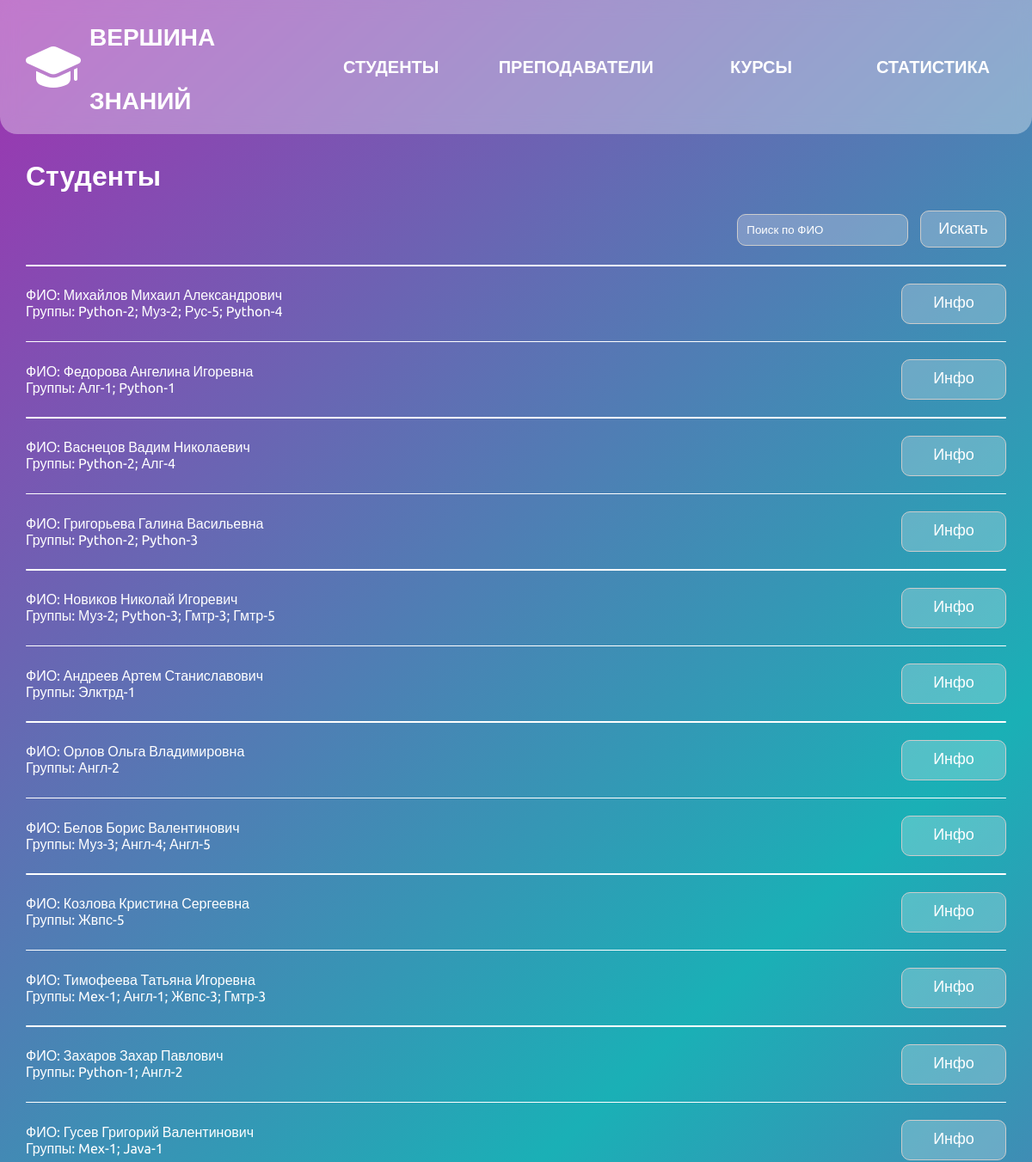
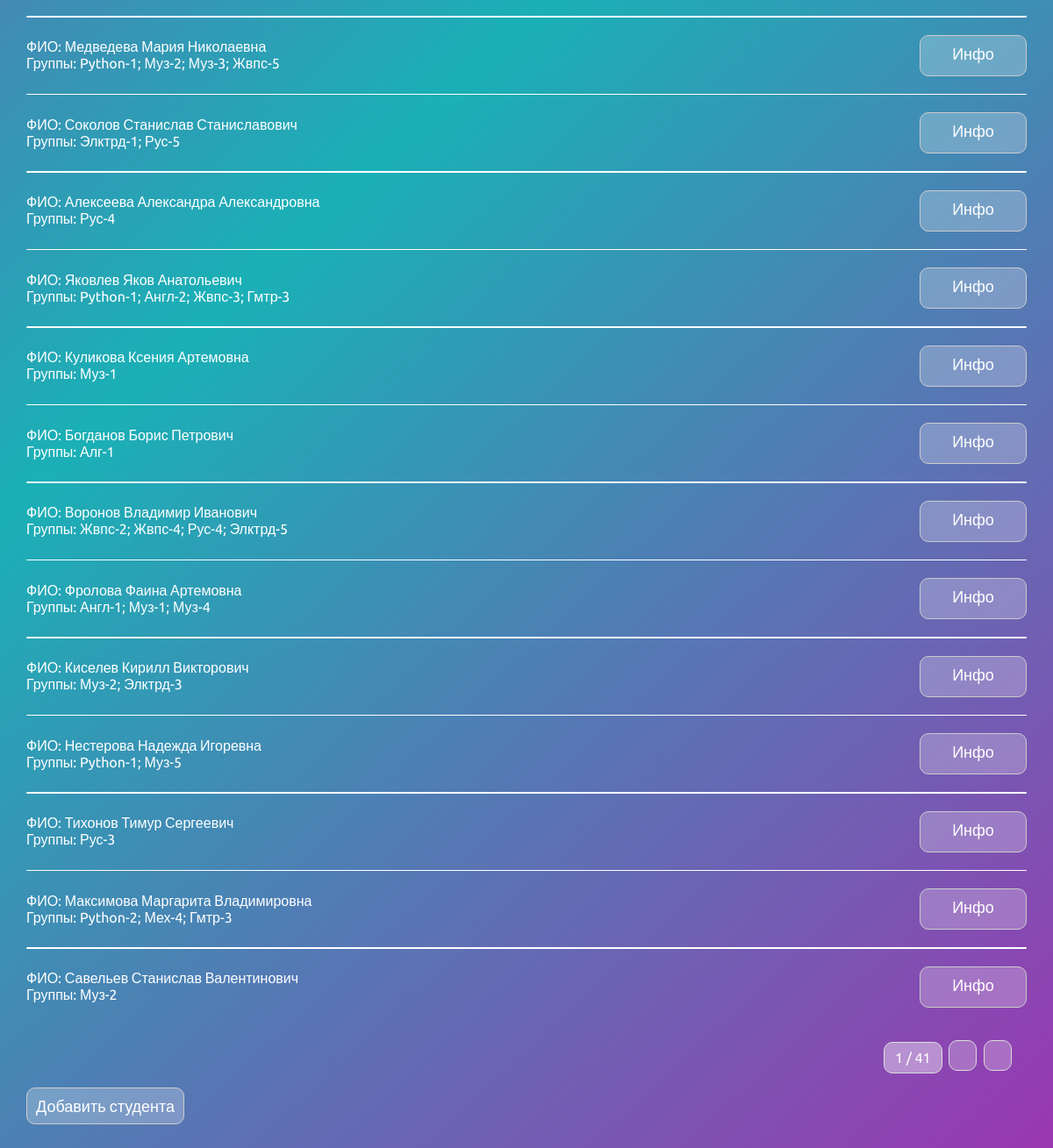
Page /view-students/ on the committed database (2 pictures, top to bottom).
### main/models.py (models this page shows, shortened)
class Student(models.Model):
    full_name = models.CharField(max_length=255)
    group = models.ManyToManyField('Group')

class Group(models.Model):
    group_name = models.CharField(max_length=255)
    course = models.ForeignKey(Course, on_delete=models.CASCADE)
    teacher = models.ForeignKey(Teacher, null=True, blank=True, on_delete=models.SET_NULL)
    def __str__(self):
        return self.group_name

### main/views.py (the view)
# urls.py: path('view-students/', view_students, name='view_students'),
def view_students(request):
    all_students = Student.objects.all()
    search_query = request.GET.get('q', '')
    if search_query:
        all_students = all_students.filter(full_name__icontains=search_query)
    students_per_page = 25
    paginator = Paginator(all_students, students_per_page)
    page = request.GET.get('page')
    try:
        students_page = paginator.page(page)
    except PageNotAnInteger:
        students_page = paginator.page(1)
    except EmptyPage:
        students_page = paginator.page(paginator.num_pages)
    context = {
        'students': students_page,
        'search_query': search_query,  # передаем обратно в шаблон для отображения в поле поиска
    }
    return render(request, 'main/view_students.html', context)

### main/templates/main/view_students.html (shortened to what this page needs)
{% extends 'main/base.html' %}
{% block content %}
   <h1>Студенты</h1>
<form method="GET" action="{% url 'view_students' %}" class="search">
    <input type="text" name="q" value="{{ search_query }}" placeholder="Поиск по ФИО" class="filter">
    <button type="submit" class="func-btn-edit">Искать</button>
</form>
{% for student in students %}
<div class="centered-bar"></div>
    <div class="student-info">
        ФИО: {{ student.full_name|escape }}<br>
        Группы: {{ student.group.all|join:"; "|escape }}<br>
        <div class="func-btns-edit">
            <a href="{% url 'student_info' student.id %}" class="func-btn-edit" >Инфо</a>
        </div>
    </div>
{% endfor %}
<div class="pagination">
    <span class="step-links">
        <span class="current">
            {{ students.number }} / {{ students.paginator.num_pages }}
        </span>
        {% if students.has_next %}
            <a href="?page={{ students.next_page_number }}"><box-icon name='chevron-right' color='#ffffff' ></box-icon></a>
            <a href="?page={{ students.paginator.num_pages }}"><box-icon name='chevrons-left' type='solid' rotate='180' color='#ffffff' ></box-icon></a>
        {% endif %}
    </span>
</div>
<a href="{% url 'add_student' %}" class="func-btn-edit">Добавить студента</a>
{% endblock %}

### main/static/main/style/main.css (style rules this page uses)
body { font-family: 'Ubuntu', sans-serif; margin: 0; background: rgb(161,49,177); background: -moz-linear-gradient(137deg, rgba(161,49,177,1) 0%, rgba(26,176,182,1) 50%, rgba(161,49,177,1) 100%); background: -webkit-linear-gradient(137deg, rgba(161,49,177,1) 0%, rgba(26,176,182,1) 50%, rgba(161,49,177,1) 100%); background: linear-gradient(137deg, rgba(161,49,177,1) 0%, rgba(26,176,182,1) 50%, rgba(161,49,177,1) 100%); filter: progid:DXImageTransform.Microsoft.gradient(startColorstr="#a131b1",endColorstr="#a131b1",GradientType=1); height: 100vh; color: var(--text-color); background-attachment: fixed; }
:root { --primary-color: #027683; --button-background: #027683; --text-color: white; --text-color-alt: #9aae1b; --hover-color: #9a1a97; }
.student-info { display: flex; justify-content: space-between; align-items: center; margin-bottom: 20px; }
.func-btns-edit { display: flex; text-align: right; }
.filter { background: rgba(255, 255, 255, 0.24); padding: 10px; border: 1px solid #ccc; border-radius: 10px; color: white; margin-right: 10px; }
.func-btn-edit { text-align: center; min-width: 100px; min-height: 25px; font-size: 18px; padding: 10px; background: rgba(255, 255, 255, 0.24); color: var(--text-color); border: none; border-radius: 10px; cursor: pointer; text-decoration: none; transition: background-color 0.3s; text-align: center; border: 1px solid #ccc; }
.centered-bar { width: 100%; height: 1.5px; background-color: var(--text-color); margin: 20px auto; border-radius: 5px; }
.search { text-align: right; }
.pagination { margin: 10px 0; padding: 10px; text-align: right; }
.step-links { display: inline-block; padding: 5px; }
.step-links a { display: inline-block; background: rgba(255, 255, 255, 0.24); color: var(--text-color); text-decoration: none; border: 1px solid #ddd; margin: 2px; border-radius: 10px; padding: 5px; }
.step-links a box-icon { height: 20px; width: 20px; }
.current { display: inline-block; color: var(--text-color); background: rgba(255, 255, 255, 0.4); padding: 8px 12px; border: 1px solid #ddd; margin: 2px; border-radius: 10px; }

### rows in the picture
Student: full_name "Михайлов Михаил Александрович", group.all "Python-2; Муз-2; Рус-5; Python-4"
Student: full_name "Федорова Ангелина Игоревна", group.all "Алг-1; Python-1"
Student: full_name "Васнецов Вадим Николаевич", group.all "Python-2; Алг-4"
Student: full_name "Григорьева Галина Васильевна", group.all "Python-2; Python-3"
Student: full_name "Новиков Николай Игоревич", group.all "Муз-2; Python-3; Гмтр-3; Гмтр-5"
Student: full_name "Андреев Артем Станиславович", group.all "Элктрд-1"
Student: full_name "Орлов Ольга Владимировна", group.all "Англ-2"
Student: full_name "Белов Борис Валентинович", group.all "Муз-3; Англ-4; Англ-5"
Student: full_name "Козлова Кристина Сергеевна", group.all "Жвпс-5"
Student: full_name "Тимофеева Татьяна Игоревна", group.all "Mex-1; Англ-1; Жвпс-3; Гмтр-3"
Student: full_name "Захаров Захар Павлович", group.all "Python-1; Англ-2"
Student: full_name "Гусев Григорий Валентинович", group.all "Mex-1; Java-1"
Student: full_name "Медведева Мария Николаевна", group.all "Python-1; Муз-2; Муз-3; Жвпс-5"
Student: full_name "Соколов Станислав Станиславович", group.all "Элктрд-1; Рус-5"
Student: full_name "Алексеева Александра Александровна", group.all "Рус-4"
Student: full_name "Яковлев Яков Анатольевич", group.all "Python-1; Англ-2; Жвпс-3; Гмтр-3"
Student: full_name "Куликова Ксения Артемовна", group.all "Муз-1"
Student: full_name "Богданов Борис Петрович", group.all "Алг-1"
Student: full_name "Воронов Владимир Иванович", group.all "Жвпс-2; Жвпс-4; Рус-4; Элктрд-5"
Student: full_name "Фролова Фаина Артемовна", group.all "Англ-1; Муз-1; Муз-4"
Student: full_name "Киселев Кирилл Викторович", group.all "Муз-2; Элктрд-3"
Student: full_name "Нестерова Надежда Игоревна", group.all "Python-1; Муз-5"
Student: full_name "Тихонов Тимур Сергеевич", group.all "Рус-3"
Student: full_name "Максимова Маргарита Владимировна", group.all "Python-2; Мех-4; Гмтр-3"
Student: full_name "Савельев Станислав Валентинович", group.all "Муз-2"

### other values in the picture
{{ students.number }} "1"
{{ students.paginator.num_pages }} "41"
